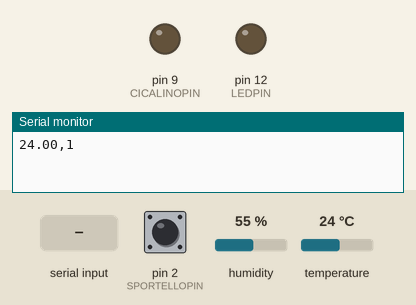
Recording of a sketch running on a simulated Arduino Uno, built with avr-gcc and run on an emulated ATmega328P. On the bench: output pins drawn as LEDs (lit = HIGH), the last lines printed to the serial monitor. Inputs (shaded band) come from the test bench; at power-on: pin 2 (SPORTELLOPIN) HIGH, humidity 55 %, temperature 24 °C.

Above: at 1.2 s.
1.3 s: "O" received over Serial
At 2.5 s:
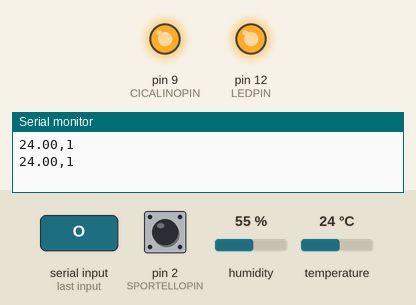
2.8 s: "M" received over Serial
At 3.8 s:
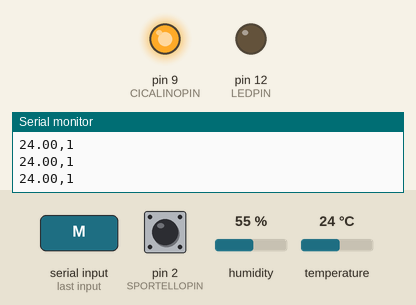
4.3 s: "F" received over Serial
At 5.0 s:
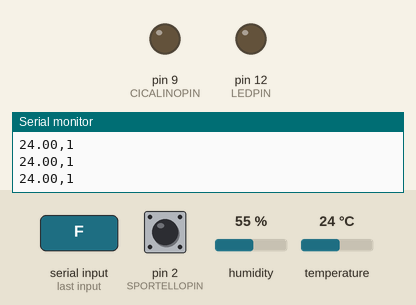
5.8 s: "L" received over Serial
At 6.1 s:
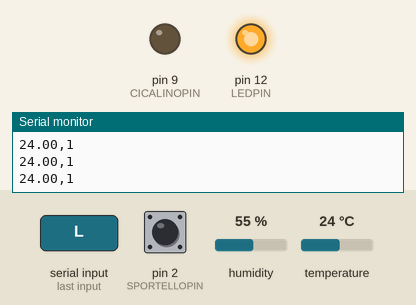
7.3 s: "B" received over Serial
At 8.5 s:
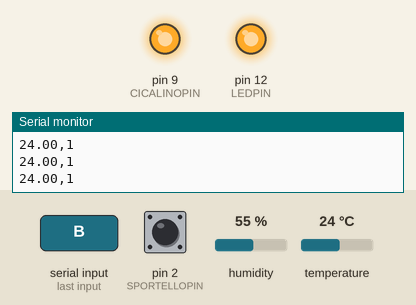
Timing chart, 0 to 9.8 s (numbered marks = the images above; inputs shaded):
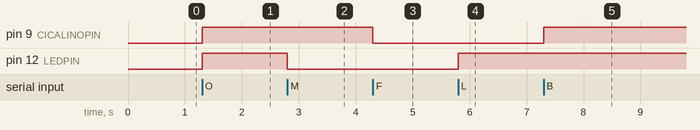

The sketch:

Arduino.ino
```cpp
#include <DHT.h>

// Definizione dei pin
#define DHTPIN 4          // Pin a cui è collegato il sensore DHT
#define SPORTELLOPIN 2    // Pin a cui è collegato il pulsante dello sportello
#define LEDPIN 12          // Pin a cui è collegato il LED
#define CICALINOPIN 9     // Pin a cui è collegato il cicalino

#define DHTTYPE DHT11

// Inizializzazione del sensore DHT
DHT dht(DHTPIN, DHTTYPE);

unsigned long previousMillis = 0;  // Memorizza il tempo della precedente trasmissione
const long interval = 1000;        // Intervallo di 1 secondo


void setup() {
  // Imposta i pin di input/output
  pinMode(SPORTELLOPIN, INPUT);
  pinMode(LEDPIN, OUTPUT);
  pinMode(CICALINOPIN, OUTPUT);

  // Inizia la comunicazione seriale
  Serial.begin(9600);

  // Inizia il sensore DHT
  dht.begin();

  // Assicura che il LED e il cicalino siano spenti all'avvio
  digitalWrite(LEDPIN, LOW);
  digitalWrite(CICALINOPIN, LOW);
}


void loop() {
  // Ogni secondo registra temperatura e stato sportello del sistema
  unsigned long currentMillis = millis();
  if (currentMillis - previousMillis >= interval) {
    previousMillis = currentMillis;

    float temperatura = dht.readTemperature();
    bool sportello = digitalRead(SPORTELLOPIN) == LOW;  // LOW = aperto

    String output = String(temperatura) + "," + String(sportello ? 0 : 1); // 0 = chiuso; 1 = aperto
    Serial.println(output);
  }

  // Controlla se ci sono comandi in arrivo dal server
  if (Serial.available() > 0) {
    char command = Serial.read();
    if (command == 'O') {
      digitalWrite(LEDPIN, HIGH);  // Accende il LED
      digitalWrite(CICALINOPIN, HIGH);  // Accende il cicalino
    } else if (command == 'F') {
      digitalWrite(LEDPIN, LOW);  // Spegne il LED
      digitalWrite(CICALINOPIN, LOW);  // Spegne il cicalino
    } else if (command == 'L') {
      digitalWrite(LEDPIN, HIGH);  // Accende il LED
    } else if (command == 'M') {
      digitalWrite(LEDPIN, LOW);  // Spegne il LED
    } else if (command == 'B') {
      digitalWrite(CICALINOPIN, HIGH);  // Accende il cicalino
    } else if (command == 'C') {
      digitalWrite(CICALINOPIN, LOW);  // Spegne il cicalino
    }
  }
}
```

Measured:
- after the input at 1.3 s, pin 9 (CICALINOPIN), pin 12 (LEDPIN): LOW → HIGH at once
- after the input at 2.8 s, pin 12 (LEDPIN): HIGH → LOW at once
- after the input at 4.3 s, pin 9 (CICALINOPIN): HIGH → LOW at once
- after the input at 5.8 s, pin 12 (LEDPIN): LOW → HIGH at once
- after the input at 7.3 s, pin 9 (CICALINOPIN): LOW → HIGH at once
